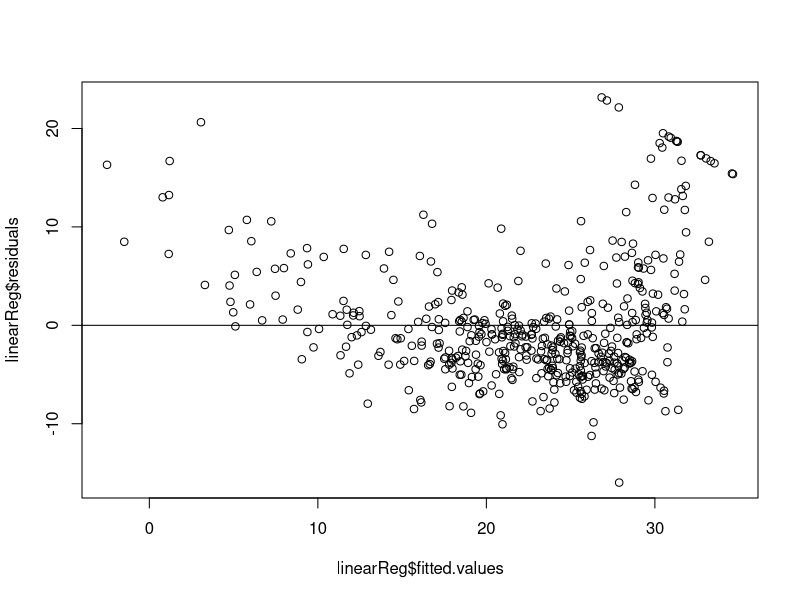

Source code (R):
# Adresse du dossier où vous travaillez
setwd("/home/charles/github/CREMIfiles/IF344_Analyse/apprentissageSuperviseRegression/Code")

# Packages utilisés dans la suite
library(MASS)
require(pls)

# Supprimer toutes les variables
rm(list=ls(all=TRUE))

# Utilisation de données sur data
# Affichage des informations
?Boston

# Affichage des données
print(Boston)

# Transformation des données
data <- Boston
data <- data.frame(
  y=Boston$medv,
  x1=Boston$lstat,
  x2=Boston$age,
  x3=Boston$crim,
  x4=Boston$zn,
  x5=Boston$indus,
  x6=Boston$chas,
  x7=Boston$nox,
  x8=Boston$rm,
  x9=Boston$dis,
  x10=Boston$rad,
  x11=Boston$tax,
  x12=Boston$ptratio,
  x13=Boston$black
)

# Paramètres
n <- length(data$y)
alpha <- 0.05

## Mise en place de la régression linéaire [SIMPLE]
simpleLinearReg <- lm(y~x1, data=data)

# all tests
numOfVariables <- 1
qt(1-alpha/2, n-numOfVariables-1)
qf(1-alpha/2, numOfVariables, n-numOfVariables-1)

summary(simpleLinearReg)
confint(simpleLinearReg)
shapiro.test(resid(simpleLinearReg))


## Mise en place de la régression linéaire [MULTIPLE]
linearReg <- lm(y~x1+x2, data=data)

# Affichage du résultat
summary(linearReg)

numOfVariables <- 2
qt(1-alpha/2, n-numOfVariables-1)
qf(1-alpha/2, numOfVariables, n-numOfVariables-1)

# Intervalle de confiance
confint(linearReg)

# méthode anova
numOfVariablesToTest = 1
qf(1-alpha/2, numOfVariablesToTest, n-numOfVariables-1)
anova(simpleLinearReg,linearReg)
simpleLinearRegx2 <- lm(y~x2, data=data)
anova(simpleLinearRegx2,linearReg)

# Prédiction
predict(linearReg,data.frame(x1=10, x2=72), interval="confidence")
predict(linearReg,data.frame(x1=10, x2=72), interval="prediction")

# Affichage des résidus en fonction de la prédiction
plot(linearReg$fitted.values, linearReg$residuals)
abline(0,0)

# Test de normalité des résidus
shapiro.test(resid(linearReg))

## Selection de variables (en utilisant TOUTES les variables)
fullLinearReg <- lm(y~., data=data)
back <- step(fullLinearReg, direction="backward", trace = 1)
formula(back)
null <- lm(y ~ 1, data=data)
forw <- step(null, scope=list(lower=null, upper=fullLinearReg), direction="forward", trace = 1)
formula(forw)

# Utilisation de l’ACP pour réduire la dimension du problème
# Test sur validation croisée
# Combien de composantes pour avoir 80 % de variance expliquée ?
redDim = pcr(y~., data=data, scale=TRUE, validation="CV")
summary(redDim)

# all tests fullLinearReg
numOfVariables <- 13
qt(1-alpha/2, n-numOfVariables-1)
qf(1-alpha/2, numOfVariables, n-numOfVariables-1)

summary(fullLinearReg)
confint(fullLinearReg)
shapiro.test(resid(fullLinearReg))

# all tests selected11LinearReg
numOfVariables <- 11
qt(1-alpha/2, n-numOfVariables-1)
qf(1-alpha/2, numOfVariables, n-numOfVariables-1)

selected11LinearReg <- lm(y ~ x1 + x8 + x12 + x9 + x7 + x6 + x13 + x4 + x3 + x10 + x11, data=data)

summary(selected11LinearReg)
confint(selected11LinearReg)
shapiro.test(resid(selected11LinearReg))
